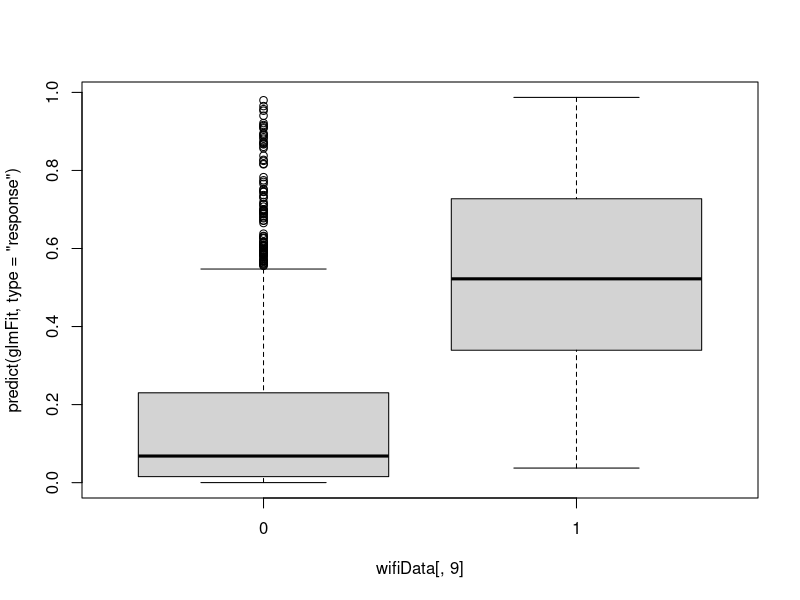
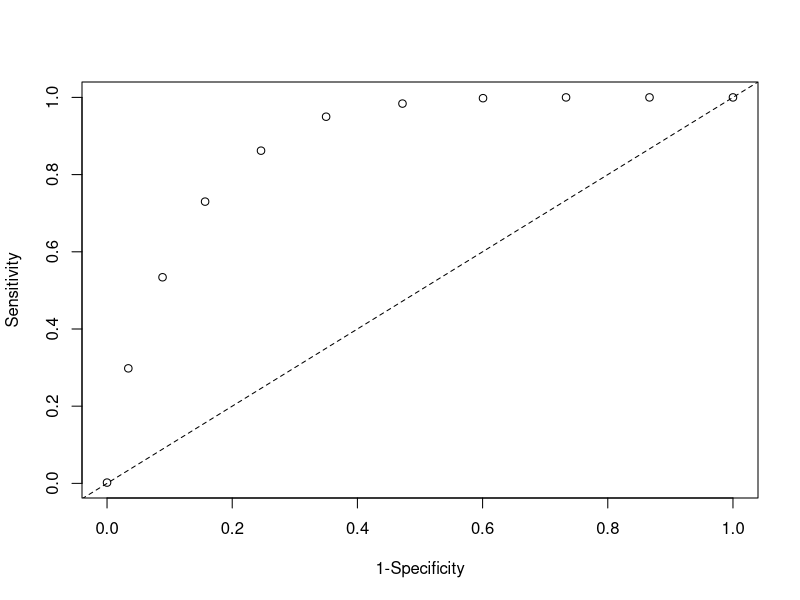
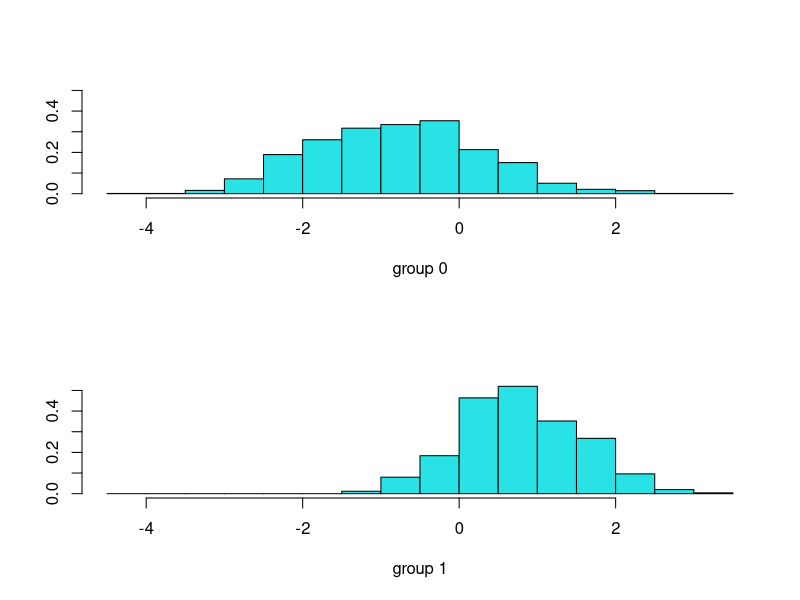
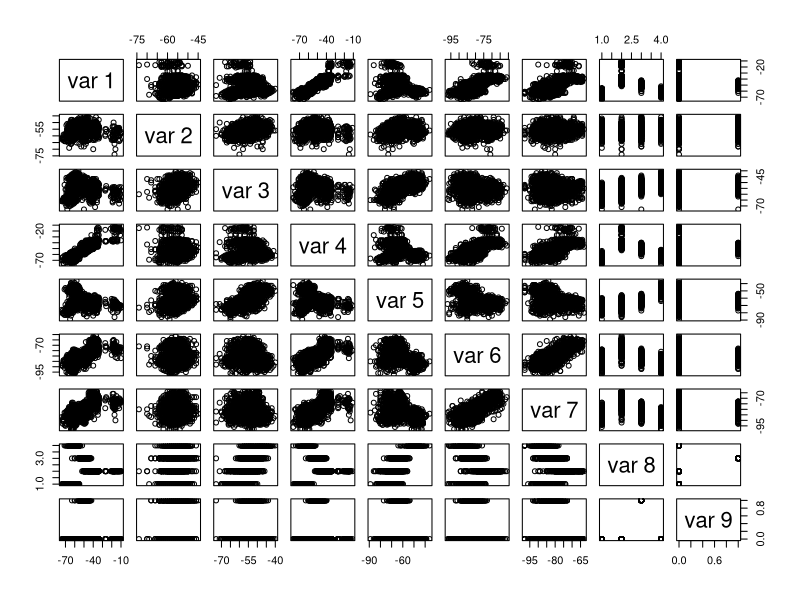

Write R code to recreate these figures, in order. (Note: this script raises an error after producing the figures.)
## ---- chunk 1
library(MASS)
library(class)
library(ggplot2)
knitr::opts_chunk$set(echo = TRUE)
## ---- chunk 2
library(MASS)
# An extra boolean column has been added to mark location=3 true or false (0, 1)
wifiData = matrix(scan("wifi_localization.txt"), ncol = 9, byrow = TRUE)

# Plot to pdf, so we can zoom in SVG
pdf("wifidata-pairs.pdf")
pairs(wifiData)

# Go back to default graphics device
dev.off()
## ---- chunk 3
glmFit <- glm(V9~.,data=as.data.frame(wifiData),family=binomial)
summary(glmFit)
# p<0.05 in randomized data:
# pTmp <- NULL
# for ( iSim in 1:1000 ) {
#   wTmp <- wifiData
#   wTmp[,9] <- sample(wTmp[,9])
#   glmSim <- glm(V9~.,data=as.data.frame(wTmp),family=binomial)
#   pTmp <- rbind(pTmp,summary(glmSim)$coefficients[-1,"Pr(>|z|)"])
# }
# dim(pTmp)
# sum(pTmp<0.05)/prod(dim(pTmp))
# sum(apply(pTmp,1,min)<0.05)/nrow(pTmp)
# sum(pTmp<0.03)/prod(dim(pTmp))
# sum(apply(pTmp,1,min)<0.03)/nrow(pTmp)
## ---- chunk 4
boxplot(predict(glmFit,type="response")~wifiData[,9])
quantile(predict(glmFit,type="response"))
table(wifiData[,9],c("loc 3","loc not 3")[1+(predict(glmFit)>0.0)])
tblTmp <- table(wifiData[,9],c("loc 3","loc not 3")[1+(predict(glmFit,type="response")>0.5)])
tblTmp
# sensitivity for predicting "loc 3":
tblTmp[2,2] / sum(tblTmp[2,])
# specificity for predicting "loc not 3":
tblTmp[1,1] / sum(tblTmp[1,])
rocDatTmp <- NULL

# scratch
p <- predict(glmFit,type="response")

for ( qTmp in quantile(predict(glmFit,type="response"),(0:10)/10) ) {
  tblTmp <- table(wifiData[,9], factor(c("loc 3", "loc not 3")[1+(predict(glmFit, type="response")>=qTmp)], c("loc 3", "loc not 3")))
  cat(qTmp,tblTmp[2,2] / sum(tblTmp[2,]),tblTmp[1,1] / sum(tblTmp[1,]),fill=TRUE)
  rocDatTmp <- rbind(rocDatTmp,c(1-tblTmp[1,1] / sum(tblTmp[1,]),tblTmp[2,2] / sum(tblTmp[2,])))
}
plot(rocDatTmp,ylab="Sensitivity",xlab="1-Specificity")
abline(0,1,lty=2)
## ---- chunk 5
wifiLDA <- lda(V9~.,data=as.data.frame(wifiData))
plot(wifiLDA)
tblTmp <- table(wifiData[,9], predict(wifiLDA, newdata=as.data.frame(wifiData))$class)
tblTmp[2,2] / sum(tblTmp[2,])
tblTmp[1,1] / sum(tblTmp[1,])
## ---- chunk 6
table(wifiData[,9], c(0,1)[1 + (predict(wifiLDA, newdata=as.data.frame(wifiData), type="response")$x > quantile(predict(wifiLDA, type="response")$x, 0.85))])
## ---- chunk 7
library(MASS)
# debug(qda)
wifiDataFrame <- as.data.frame(wifiData)
colnames(wifiDataFrame) = c("V1","V2","V3","V4","V5","V6","V7","V8","V9")
wifiQDA <- qda(V9~., data=wifiDataFrame[,-8])
# plot(wifiQDA)
tblTmp <- table(wifiData[,9], predict(wifiQDA, newdata=as.data.frame(wifiData))$class)
tblTmp[2,2] / sum(tblTmp[2,])
tblTmp[1,1] / sum(tblTmp[1,])
## ---- chunk 8
##?knn
trainIds = sample(1:nrow(wifiData), 1000);
testIds = sample(1:nrow(wifiData), 1000);
wifiKNN <- knn(train = as.matrix(wifiData[trainIds,]), test = as.matrix(wifiData[testIds,]), cl = as.matrix(wifiData[trainIds,9]), k = 1)
tblTmp <- table(wifiData[testIds,9], wifiKNN)
tblTmp
tblTmp[2,2] / sum(tblTmp[2,])
tblTmp[1,1] / sum(tblTmp[1,])
# KNN on all useable attributes:
wifiDataScaled <- wifiData
wifiDataScaled <- scale(wifiDataScaled)

rocDatTmp <- NULL
for ( kTmp in c(1, 5, 25, 100, 300, 500, 750) ) {
  #knnTmp <- knn(train = as.matrix(wifiData[,1:7]), test = as.matrix(wifiData[,1:7]), cl = wifiData[,9], k=kTmp)
  knnTmp <- knn(train = as.matrix(wifiData[trainIds,]), test = as.matrix(wifiData[testIds,]), cl = as.matrix(wifiData[trainIds,9]), k = kTmp)
  tblTmp <- table(wifiData[testIds,9], knnTmp)
  print(paste0("K = ", kTmp))
  print(tblTmp)
  rocDatTmp <- rbind(rocDatTmp, c(kTmp, 1-tblTmp[1,1] / sum(tblTmp[1, ]), tblTmp[2, 2] / sum(tblTmp[2, ])))
}
old.par <- par(mfrow=c(1,2))
plot(rocDatTmp[,-1],xlab="1-Specificity",ylab="Sensitivity")
abline(0,1,lty=2)
plot(rocDatTmp[,1],1-rocDatTmp[,2],xlab="K",ylab="",ylim=c(0,1))
points(rocDatTmp[,1],rocDatTmp[,3],col=2)
legend("topleft",c("Specificity","Sensitivity"),col=1:2,pch=1,text.col=1:2)
par(old.par)
## ---- chunk 9
# table(wifiData[,9], c(0,1)[1 + (predict(wifiKNN, newdata=as.data.frame(wifiData), type="response")$x > quantile(predict(wifiKNN, type="response")$x, 0.85))])
## ---- chunk 10

# FIXME:

library(knitr)

for ( iTry in 1:10 ) {
  trainIdx <- sample(nrow(Weekly),nrow(Weekly),replace=TRUE)
  wTrain <- Weekly[trainIdx,]
  wTest <- Weekly[-trainIdx,]
  glmTry <- glm(Direction~Lag1+Lag2+Lag3+Lag4+Lag5+Volume,data=wTrain,family=binomial)
  ldaTry <- lda(Direction~Lag2+Lag2+Lag3+Lag4+Lag5+Volume,data=wTrain)
  qdaTry <- qda(Direction~Lag2+Lag2+Lag3+Lag4+Lag5+Volume,data=wTrain)
  glmTestRes <- as.numeric(predict(glmTry,newdata=wTest,type="response")>0.5)
  ldaTestRes <- predict(ldaTry,newdata=wTest)$class
  qdaTestRes <- predict(qdaTry,newdata=wTest)$class
  tblTstglm <- table(wTest[,"Direction"],glmTestRes)
  tblTstLDA <- table(wTest[,"Direction"],ldaTestRes)
  tblTstQDA <- table(wTest[,"Direction"],qdaTestRes)
  cat("GLM: ", sum(diag(tblTstglm))/sum(tblTstglm),
      "LDA: ", sum(diag(tblTstLDA))/sum(tblTstLDA),
      "QDA: ", sum(diag(tblTstQDA))/sum(tblTstQDA),
      "\n"
  )
}
